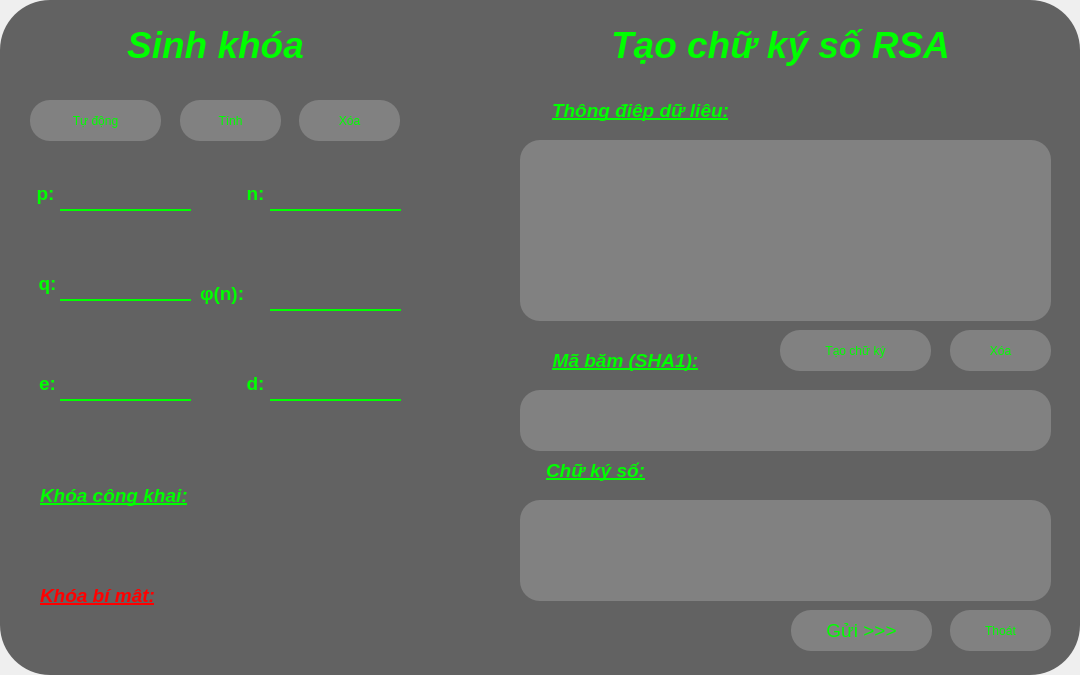
<?xml version="1.0" encoding="UTF-8"?>
<ui version="4.0">
 <class>Bengui</class>
 <widget class="QWidget" name="Bengui">
  <property name="geometry">
   <rect>
    <x>0</x>
    <y>0</y>
    <width>1080</width>
    <height>675</height>
   </rect>
  </property>
  <property name="windowTitle">
   <string>Form</string>
  </property>
  <property name="styleSheet">
   <string notr="true">#Bengui{
background-image: url(:/newPrefix/AdobeStock_141951442-1080x675.jpeg);
}</string>
  </property>
  <widget class="QWidget" name="widget" native="true">
   <property name="geometry">
    <rect>
     <x>0</x>
     <y>0</y>
     <width>1080</width>
     <height>675</height>
    </rect>
   </property>
   <property name="styleSheet">
    <string notr="true">QWidget#widget{
border-radius: 50px;
background-image: url(:/newPrefix/AdobeStock_141951442-1080x675.jpeg);
}</string>
   </property>
   <widget class="QLabel" name="LKhoabimat">
    <property name="geometry">
     <rect>
      <x>40</x>
      <y>570</y>
      <width>181</width>
      <height>51</height>
     </rect>
    </property>
    <property name="styleSheet">
     <string notr="true">color: rgb(255, 0, 0);
font: 75 12pt &quot;MS Shell Dlg 2&quot;;</string>
    </property>
    <property name="text">
     <string>&lt;html&gt;&lt;head/&gt;&lt;body&gt;&lt;p&gt;&lt;span style=&quot; font-size:14pt; font-weight:600; font-style:italic; text-decoration: underline; color:#ff0000;&quot;&gt;Khóa bí mật:&lt;/span&gt;&lt;/p&gt;&lt;/body&gt;&lt;/html&gt;</string>
    </property>
   </widget>
   <widget class="QPushButton" name="PBTinh">
    <property name="geometry">
     <rect>
      <x>180</x>
      <y>100</y>
      <width>101</width>
      <height>41</height>
     </rect>
    </property>
    <property name="styleSheet">
     <string notr="true">QPushButton{
font: 75 14pt &quot;MS Shell Dlg 2&quot;;
color: rgb(0, 255, 0);
border-radius: 20px;
background-color: rgba(255, 255, 255, 50);
}
QPushButton:hover{
background-color: rgba(255, 255, 255, 100);
}
QPushButton:pressed {
     background-color: rgb(0, 0, 255);
	border: 3px solid rgb(0, 0, 255);
 }</string>
    </property>
    <property name="text">
     <string>Tính</string>
    </property>
   </widget>
   <widget class="QTextEdit" name="TEThongdiepdulieu">
    <property name="geometry">
     <rect>
      <x>520</x>
      <y>140</y>
      <width>531</width>
      <height>181</height>
     </rect>
    </property>
    <property name="styleSheet">
     <string notr="true">QTextEdit{
font: 75 14pt &quot;MS Shell Dlg 2&quot;;
color: rgb(0, 255, 0);
border-radius: 20px;
background-color: rgba(255,255, 255,50);
}
QTextEdit:focus{
background-color: rgba(255, 255, 255, 100);
}</string>
    </property>
    <property name="html">
     <string>&lt;!DOCTYPE HTML PUBLIC &quot;-//W3C//DTD HTML 4.0//EN&quot; &quot;http://www.w3.org/TR/REC-html40/strict.dtd&quot;&gt;
&lt;html&gt;&lt;head&gt;&lt;meta name=&quot;qrichtext&quot; content=&quot;1&quot; /&gt;&lt;style type=&quot;text/css&quot;&gt;
p, li { white-space: pre-wrap; }
&lt;/style&gt;&lt;/head&gt;&lt;body style=&quot; font-family:'MS Shell Dlg 2'; font-size:14pt; font-weight:72; font-style:normal;&quot;&gt;
&lt;p style=&quot;-qt-paragraph-type:empty; margin-top:0px; margin-bottom:0px; margin-left:0px; margin-right:0px; -qt-block-indent:0; text-indent:0px; font-size:7.8pt; font-weight:400;&quot;&gt;&lt;br /&gt;&lt;/p&gt;&lt;/body&gt;&lt;/html&gt;</string>
    </property>
   </widget>
   <widget class="QLabel" name="LTaochukysoRSA">
    <property name="geometry">
     <rect>
      <x>520</x>
      <y>10</y>
      <width>521</width>
      <height>71</height>
     </rect>
    </property>
    <property name="styleSheet">
     <string notr="true">QWidget#wiget{
background-image:url(:/newPrefix/AdobeStock_141951442-1080x675.jpeg);
}</string>
    </property>
    <property name="text">
     <string>&lt;!DOCTYPE HTML PUBLIC &quot;-//W3C//DTD HTML 4.0//EN&quot; &quot;http://www.w3.org/TR/REC-html40/strict.dtd&quot;&gt;
&lt;html&gt;&lt;head&gt;&lt;meta name=&quot;qrichtext&quot; content=&quot;1&quot; /&gt;&lt;style type=&quot;text/css&quot;&gt;
p, li { white-space: pre-wrap; }
&lt;/style&gt;&lt;/head&gt;&lt;body style=&quot; font-family:'MS Shell Dlg 2'; font-size:8pt; font-weight:400; font-style:normal;&quot;&gt;
&lt;p align=&quot;center&quot; style=&quot; margin-top:12px; margin-bottom:12px; margin-left:0px; margin-right:0px; -qt-block-indent:0; text-indent:0px;&quot;&gt;&lt;span style=&quot; font-size:28pt; font-weight:600; font-style:italic; color:#00ff00;&quot;&gt;Tạo chữ ký số RSA&lt;/span&gt;&lt;/p&gt;&lt;/body&gt;&lt;/html&gt;</string>
    </property>
   </widget>
   <widget class="QLabel" name="Lp">
    <property name="geometry">
     <rect>
      <x>20</x>
      <y>178</y>
      <width>51</width>
      <height>31</height>
     </rect>
    </property>
    <property name="text">
     <string>&lt;html&gt;&lt;head/&gt;&lt;body&gt;&lt;p align=&quot;center&quot;&gt;&lt;span style=&quot; font-size:14pt; font-weight:600; color:#00ff00;&quot;&gt;p:&lt;/span&gt;&lt;/p&gt;&lt;/body&gt;&lt;/html&gt;</string>
    </property>
   </widget>
   <widget class="QLineEdit" name="LEPn">
    <property name="geometry">
     <rect>
      <x>270</x>
      <y>280</y>
      <width>131</width>
      <height>31</height>
     </rect>
    </property>
    <property name="styleSheet">
     <string notr="true">QLineEdit{
font: 11pt &quot;MS Shell Dlg 2&quot;;
color: rgb(0, 255, 0);
border: none;
border-bottom: 2px solid rgb(0, 255, 0);
background-color: rgba(255, 255, 255, 0);
}
QLineEdit:focus{
border: none;
border-bottom: 2px solid rgb(0, 0, 255);
}</string>
    </property>
   </widget>
   <widget class="QLabel" name="Lq">
    <property name="geometry">
     <rect>
      <x>20</x>
      <y>268</y>
      <width>55</width>
      <height>31</height>
     </rect>
    </property>
    <property name="text">
     <string>&lt;html&gt;&lt;head/&gt;&lt;body&gt;&lt;p align=&quot;center&quot;&gt;&lt;span style=&quot; font-size:14pt; font-weight:600; color:#00ff00;&quot;&gt;q:&lt;/span&gt;&lt;/p&gt;&lt;/body&gt;&lt;/html&gt;</string>
    </property>
   </widget>
   <widget class="QLabel" name="LThongdiepdulieu">
    <property name="geometry">
     <rect>
      <x>520</x>
      <y>90</y>
      <width>241</width>
      <height>41</height>
     </rect>
    </property>
    <property name="text">
     <string>&lt;html&gt;&lt;head/&gt;&lt;body&gt;&lt;p align=&quot;center&quot;&gt;&lt;span style=&quot; font-size:14pt; font-weight:600; font-style:italic; text-decoration: underline; color:#00ff00;&quot;&gt;Thông điệp dữ liệu:&lt;/span&gt;&lt;/p&gt;&lt;/body&gt;&lt;/html&gt;</string>
    </property>
   </widget>
   <widget class="QLabel" name="Le">
    <property name="geometry">
     <rect>
      <x>20</x>
      <y>368</y>
      <width>55</width>
      <height>31</height>
     </rect>
    </property>
    <property name="styleSheet">
     <string notr="true">color: rgb(0, 170, 0)</string>
    </property>
    <property name="text">
     <string>&lt;html&gt;&lt;head/&gt;&lt;body&gt;&lt;p align=&quot;center&quot;&gt;&lt;span style=&quot; font-size:14pt; font-weight:600; color:#00ff00;&quot;&gt;e:&lt;/span&gt;&lt;/p&gt;&lt;/body&gt;&lt;/html&gt;</string>
    </property>
   </widget>
   <widget class="QLabel" name="LPn">
    <property name="geometry">
     <rect>
      <x>200</x>
      <y>278</y>
      <width>71</width>
      <height>31</height>
     </rect>
    </property>
    <property name="text">
     <string>&lt;html&gt;&lt;head/&gt;&lt;body&gt;&lt;p&gt;&lt;span style=&quot; font-size:14pt; font-weight:600; color:#00ff00;&quot;&gt;φ(n):&lt;/span&gt;&lt;/p&gt;&lt;/body&gt;&lt;/html&gt;</string>
    </property>
   </widget>
   <widget class="QLineEdit" name="LEn">
    <property name="geometry">
     <rect>
      <x>270</x>
      <y>180</y>
      <width>131</width>
      <height>31</height>
     </rect>
    </property>
    <property name="whatsThis">
     <string>&lt;html&gt;&lt;head/&gt;&lt;body&gt;&lt;p&gt;&lt;span style=&quot; color:#00ff00;&quot;&gt;sfdf&lt;/span&gt;&lt;/p&gt;&lt;/body&gt;&lt;/html&gt;</string>
    </property>
    <property name="styleSheet">
     <string notr="true">QLineEdit{
font: 11pt &quot;MS Shell Dlg 2&quot;;
color: rgb(0, 255, 0);
border: none;
border-bottom: 2px solid rgb(0, 255, 0);
background-color: rgba(255, 255, 255, 0);
}
QLineEdit:focus{
border: none;
border-bottom: 2px solid rgb(0, 0, 255);
}</string>
    </property>
    <property name="text">
     <string/>
    </property>
   </widget>
   <widget class="QLineEdit" name="LEd">
    <property name="geometry">
     <rect>
      <x>270</x>
      <y>370</y>
      <width>131</width>
      <height>31</height>
     </rect>
    </property>
    <property name="styleSheet">
     <string notr="true">QLineEdit{
font: 11pt &quot;MS Shell Dlg 2&quot;;
color: rgb(0, 255, 0);
border: none;
border-bottom: 2px solid rgb(0, 255, 0);
background-color: rgba(255, 255, 255, 0);
}
QLineEdit:focus{
border: none;
border-bottom: 2px solid rgb(0, 0, 255);
}</string>
    </property>
   </widget>
   <widget class="QLabel" name="LKhoacongkhai">
    <property name="geometry">
     <rect>
      <x>40</x>
      <y>470</y>
      <width>231</width>
      <height>51</height>
     </rect>
    </property>
    <property name="styleSheet">
     <string notr="true">color: rgb(0, 255, 0);
font: 12pt &quot;MS Shell Dlg 2&quot;;</string>
    </property>
    <property name="text">
     <string>&lt;html&gt;&lt;head/&gt;&lt;body&gt;&lt;p&gt;&lt;span style=&quot; font-size:14pt; font-weight:600; font-style:italic; text-decoration: underline; color:#00ff00;&quot;&gt;Khóa công khai:&lt;/span&gt;&lt;/p&gt;&lt;/body&gt;&lt;/html&gt;</string>
    </property>
   </widget>
   <widget class="QPushButton" name="PBGui">
    <property name="enabled">
     <bool>true</bool>
    </property>
    <property name="geometry">
     <rect>
      <x>791</x>
      <y>610</y>
      <width>141</width>
      <height>41</height>
     </rect>
    </property>
    <property name="font">
     <font>
      <family>MS Shell Dlg 2</family>
      <pointsize>14</pointsize>
      <weight>9</weight>
      <italic>false</italic>
      <bold>false</bold>
     </font>
    </property>
    <property name="styleSheet">
     <string notr="true">QPushButton{
font: 75 14pt &quot;MS Shell Dlg 2&quot;;
color: rgb(0, 255, 0);
border-radius: 20px;
background-color: rgba(255, 255, 255, 50);
}
QPushButton:hover{
background-color: rgba(255, 255, 255, 100);
}
QPushButton:pressed {
     background-color: rgb(0, 0, 255);
	border: 3px solid rgb(0, 0, 255);
 }</string>
    </property>
    <property name="text">
     <string>Gửi &gt;&gt;&gt;</string>
    </property>
   </widget>
   <widget class="QPushButton" name="PBXoachuky">
    <property name="geometry">
     <rect>
      <x>950</x>
      <y>330</y>
      <width>101</width>
      <height>41</height>
     </rect>
    </property>
    <property name="styleSheet">
     <string notr="true">QPushButton{
font: 75 14pt &quot;MS Shell Dlg 2&quot;;
color: rgb(0, 255, 0);
border-radius: 20px;
background-color: rgba(255, 255, 255, 50);
}
QPushButton:hover{
background-color: rgb(255, 0, 0);
}
QPushButton:pressed {
     background-color: rgb(0, 0, 255);
	border: 3px solid rgb(0, 0, 255);
 }</string>
    </property>
    <property name="text">
     <string>Xóa</string>
    </property>
   </widget>
   <widget class="QLabel" name="Ln">
    <property name="geometry">
     <rect>
      <x>220</x>
      <y>178</y>
      <width>71</width>
      <height>31</height>
     </rect>
    </property>
    <property name="text">
     <string>&lt;html&gt;&lt;head/&gt;&lt;body&gt;&lt;p align=&quot;center&quot;&gt;&lt;span style=&quot; font-size:14pt; font-weight:600; color:#00ff00;&quot;&gt;n:&lt;/span&gt;&lt;/p&gt;&lt;/body&gt;&lt;/html&gt;</string>
    </property>
   </widget>
   <widget class="QLabel" name="LSinhkhoa">
    <property name="geometry">
     <rect>
      <x>30</x>
      <y>10</y>
      <width>371</width>
      <height>71</height>
     </rect>
    </property>
    <property name="styleSheet">
     <string notr="true"/>
    </property>
    <property name="text">
     <string>&lt;!DOCTYPE HTML PUBLIC &quot;-//W3C//DTD HTML 4.0//EN&quot; &quot;http://www.w3.org/TR/REC-html40/strict.dtd&quot;&gt;
&lt;html&gt;&lt;head&gt;&lt;meta name=&quot;qrichtext&quot; content=&quot;1&quot; /&gt;&lt;style type=&quot;text/css&quot;&gt;
p, li { white-space: pre-wrap; }
&lt;/style&gt;&lt;/head&gt;&lt;body style=&quot; font-family:'MS Shell Dlg 2'; font-size:8pt; font-weight:400; font-style:normal;&quot;&gt;
&lt;p align=&quot;center&quot; style=&quot; margin-top:12px; margin-bottom:12px; margin-left:0px; margin-right:0px; -qt-block-indent:0; text-indent:0px;&quot;&gt;&lt;span style=&quot; font-size:28pt; font-weight:600; font-style:italic; color:#00ff00;&quot;&gt;Sinh khóa&lt;/span&gt;&lt;/p&gt;&lt;/body&gt;&lt;/html&gt;</string>
    </property>
   </widget>
   <widget class="QLineEdit" name="LEe">
    <property name="geometry">
     <rect>
      <x>60</x>
      <y>370</y>
      <width>131</width>
      <height>31</height>
     </rect>
    </property>
    <property name="styleSheet">
     <string notr="true">QLineEdit{
font: 11pt &quot;MS Shell Dlg 2&quot;;
color: rgb(0, 255, 0);
border: none;
border-bottom: 2px solid rgb(0, 255, 0);
background-color: rgba(255, 255, 255, 0);
}
QLineEdit:focus{
border: none;
border-bottom: 2px solid rgb(0, 0, 255);
}</string>
    </property>
   </widget>
   <widget class="QTextEdit" name="TEChukyso">
    <property name="geometry">
     <rect>
      <x>520</x>
      <y>500</y>
      <width>531</width>
      <height>101</height>
     </rect>
    </property>
    <property name="styleSheet">
     <string notr="true">QTextEdit{
font: 75 14pt &quot;MS Shell Dlg 2&quot;;
color: rgb(0, 255, 0);
border-radius: 20px;
background-color: rgba(255,255, 255,50);
}
QTextEdit:focus{
background-color: rgba(255, 255, 255, 100);
}</string>
    </property>
   </widget>
   <widget class="QLabel" name="LChukyso">
    <property name="geometry">
     <rect>
      <x>520</x>
      <y>450</y>
      <width>151</width>
      <height>41</height>
     </rect>
    </property>
    <property name="text">
     <string>&lt;html&gt;&lt;head/&gt;&lt;body&gt;&lt;p align=&quot;center&quot;&gt;&lt;span style=&quot; font-size:14pt; font-weight:600; font-style:italic; text-decoration: underline; color:#00ff00;&quot;&gt;Chữ ký số:&lt;/span&gt;&lt;/p&gt;&lt;/body&gt;&lt;/html&gt;</string>
    </property>
   </widget>
   <widget class="QLineEdit" name="LEp">
    <property name="geometry">
     <rect>
      <x>60</x>
      <y>180</y>
      <width>131</width>
      <height>31</height>
     </rect>
    </property>
    <property name="styleSheet">
     <string notr="true">QLineEdit{
font: 11pt &quot;MS Shell Dlg 2&quot;;
color: rgb(0, 255, 0);
border: none;
border-bottom: 2px solid rgb(0, 255, 0);
background-color: rgba(255, 255, 255, 0);
}
QLineEdit:focus{
border: none;
border-bottom: 2px solid rgb(0, 0, 255);
}</string>
    </property>
    <property name="text">
     <string/>
    </property>
   </widget>
   <widget class="QPushButton" name="PBXoakhoa">
    <property name="geometry">
     <rect>
      <x>299</x>
      <y>100</y>
      <width>101</width>
      <height>41</height>
     </rect>
    </property>
    <property name="styleSheet">
     <string notr="true">QPushButton{
font: 75 14pt &quot;MS Shell Dlg 2&quot;;
color: rgb(0, 255, 0);
border-radius: 20px;
background-color: rgba(255, 255, 255, 50);
}
QPushButton:hover{
background-color: rgb(255, 0, 0);
}
QPushButton:pressed {
     background-color: rgb(0, 0, 255);
	border: 3px solid rgb(0, 0, 255);
 }</string>
    </property>
    <property name="text">
     <string>Xóa</string>
    </property>
   </widget>
   <widget class="QPushButton" name="PBTaochuky">
    <property name="geometry">
     <rect>
      <x>780</x>
      <y>330</y>
      <width>151</width>
      <height>41</height>
     </rect>
    </property>
    <property name="styleSheet">
     <string notr="true">QPushButton{
font: 75 14pt &quot;MS Shell Dlg 2&quot;;
color: rgb(0, 255, 0);
border-radius: 20px;
background-color: rgba(255, 255, 255, 50);
}
QPushButton:hover{
background-color: rgba(255, 255, 255, 100);
}
QPushButton:pressed {
     background-color: rgb(0, 0, 255);
	border: 3px solid rgb(0, 0, 255);
 }</string>
    </property>
    <property name="text">
     <string>Tạo chữ ký</string>
    </property>
   </widget>
   <widget class="QLineEdit" name="LEMabamSHA1">
    <property name="geometry">
     <rect>
      <x>520</x>
      <y>390</y>
      <width>531</width>
      <height>61</height>
     </rect>
    </property>
    <property name="styleSheet">
     <string notr="true">QLineEdit{
font: 75 14pt &quot;MS Shell Dlg 2&quot;;
color: rgb(0, 255, 0);
border-radius: 20px;
background-color: rgba(255,255, 255,50);
}
QLineEdit:focus{
background-color: rgba(255, 255, 255, 100);
}</string>
    </property>
    <property name="text">
     <string/>
    </property>
   </widget>
   <widget class="QLabel" name="LMabamSHA1">
    <property name="geometry">
     <rect>
      <x>520</x>
      <y>340</y>
      <width>211</width>
      <height>41</height>
     </rect>
    </property>
    <property name="text">
     <string>&lt;html&gt;&lt;head/&gt;&lt;body&gt;&lt;p align=&quot;center&quot;&gt;&lt;span style=&quot; font-size:14pt; font-weight:600; font-style:italic; text-decoration: underline; color:#00ff00;&quot;&gt;Mã băm (SHA1):&lt;/span&gt;&lt;/p&gt;&lt;/body&gt;&lt;/html&gt;</string>
    </property>
   </widget>
   <widget class="QLineEdit" name="LEq">
    <property name="geometry">
     <rect>
      <x>60</x>
      <y>270</y>
      <width>131</width>
      <height>31</height>
     </rect>
    </property>
    <property name="styleSheet">
     <string notr="true">QLineEdit{
font: 11pt &quot;MS Shell Dlg 2&quot;;
color: rgb(0, 255, 0);
border: none;
border-bottom: 2px solid rgb(0, 255, 0);
background-color: rgba(255, 255, 255, 0);
}
QLineEdit:focus{
border: none;
border-bottom: 2px solid rgb(0, 0, 255);
}</string>
    </property>
   </widget>
   <widget class="QLabel" name="Ld">
    <property name="geometry">
     <rect>
      <x>220</x>
      <y>368</y>
      <width>71</width>
      <height>31</height>
     </rect>
    </property>
    <property name="text">
     <string>&lt;html&gt;&lt;head/&gt;&lt;body&gt;&lt;p align=&quot;center&quot;&gt;&lt;span style=&quot; font-size:14pt; font-weight:600; color:#00ff00;&quot;&gt;d:&lt;/span&gt;&lt;/p&gt;&lt;/body&gt;&lt;/html&gt;</string>
    </property>
   </widget>
   <widget class="QPushButton" name="PBTudong">
    <property name="geometry">
     <rect>
      <x>30</x>
      <y>100</y>
      <width>131</width>
      <height>41</height>
     </rect>
    </property>
    <property name="styleSheet">
     <string notr="true">QPushButton{
font: 75 14pt &quot;MS Shell Dlg 2&quot;;
color: rgb(0, 255, 0);
border-radius: 20px;
background-color: rgba(255, 255, 255, 50);
}
QPushButton:hover{
background-color: rgba(255, 255, 255, 100);
}
QPushButton:pressed {
     background-color: rgb(0, 0, 255);
	border: 3px solid rgb(0, 0, 255);
 }</string>
    </property>
    <property name="text">
     <string>Tự động</string>
    </property>
   </widget>
   <widget class="QPushButton" name="PBThoat">
    <property name="geometry">
     <rect>
      <x>950</x>
      <y>610</y>
      <width>101</width>
      <height>41</height>
     </rect>
    </property>
    <property name="styleSheet">
     <string notr="true">QPushButton{
font: 75 14pt &quot;MS Shell Dlg 2&quot;;
color: rgb(0, 255, 0);
border-radius: 20px;
background-color: rgba(255, 255, 255, 50);
}
QPushButton:hover{
background-color: rgba(255, 255, 255, 100);
}
QPushButton:pressed {
     background-color: rgb(0, 0, 255);
	border: 3px solid rgb(0, 0, 255);
 }</string>
    </property>
    <property name="text">
     <string>Thoát</string>
    </property>
   </widget>
   <widget class="QLabel" name="Lne">
    <property name="geometry">
     <rect>
      <x>240</x>
      <y>470</y>
      <width>301</width>
      <height>51</height>
     </rect>
    </property>
    <property name="styleSheet">
     <string notr="true">color: rgb(0, 255, 0);
font: 75 14pt &quot;MS Shell Dlg 2&quot;;</string>
    </property>
    <property name="text">
     <string>&lt;html&gt;&lt;head/&gt;&lt;body&gt;&lt;p&gt;&lt;br/&gt;&lt;/p&gt;&lt;/body&gt;&lt;/html&gt;</string>
    </property>
   </widget>
   <widget class="QLabel" name="Lnd">
    <property name="geometry">
     <rect>
      <x>200</x>
      <y>570</y>
      <width>261</width>
      <height>51</height>
     </rect>
    </property>
    <property name="styleSheet">
     <string notr="true">color: rgb(255, 0, 0);
font: 14pt &quot;MS Shell Dlg 2&quot;;</string>
    </property>
    <property name="text">
     <string>&lt;html&gt;&lt;head/&gt;&lt;body&gt;&lt;p&gt;&lt;br/&gt;&lt;/p&gt;&lt;/body&gt;&lt;/html&gt;</string>
    </property>
   </widget>
   <widget class="QLabel" name="LLammo">
    <property name="geometry">
     <rect>
      <x>0</x>
      <y>0</y>
      <width>1080</width>
      <height>675</height>
     </rect>
    </property>
    <property name="styleSheet">
     <string notr="true">QLabel{
background-color: rgba(0, 0, 0, 150);
border-radius: 50px;
}</string>
    </property>
    <property name="text">
     <string/>
    </property>
   </widget>
   <zorder>LLammo</zorder>
   <zorder>LKhoabimat</zorder>
   <zorder>PBTinh</zorder>
   <zorder>TEThongdiepdulieu</zorder>
   <zorder>LTaochukysoRSA</zorder>
   <zorder>Lp</zorder>
   <zorder>LEPn</zorder>
   <zorder>Lq</zorder>
   <zorder>LThongdiepdulieu</zorder>
   <zorder>Le</zorder>
   <zorder>LPn</zorder>
   <zorder>LEn</zorder>
   <zorder>LEd</zorder>
   <zorder>LKhoacongkhai</zorder>
   <zorder>PBGui</zorder>
   <zorder>PBXoachuky</zorder>
   <zorder>Ln</zorder>
   <zorder>LSinhkhoa</zorder>
   <zorder>LEe</zorder>
   <zorder>TEChukyso</zorder>
   <zorder>LChukyso</zorder>
   <zorder>LEp</zorder>
   <zorder>PBXoakhoa</zorder>
   <zorder>PBTaochuky</zorder>
   <zorder>LEMabamSHA1</zorder>
   <zorder>LMabamSHA1</zorder>
   <zorder>LEq</zorder>
   <zorder>Ld</zorder>
   <zorder>PBTudong</zorder>
   <zorder>PBThoat</zorder>
   <zorder>Lne</zorder>
   <zorder>Lnd</zorder>
  </widget>
 </widget>
 <resources>
  <include location="source.qrc"/>
 </resources>
 <connections/>
</ui>
